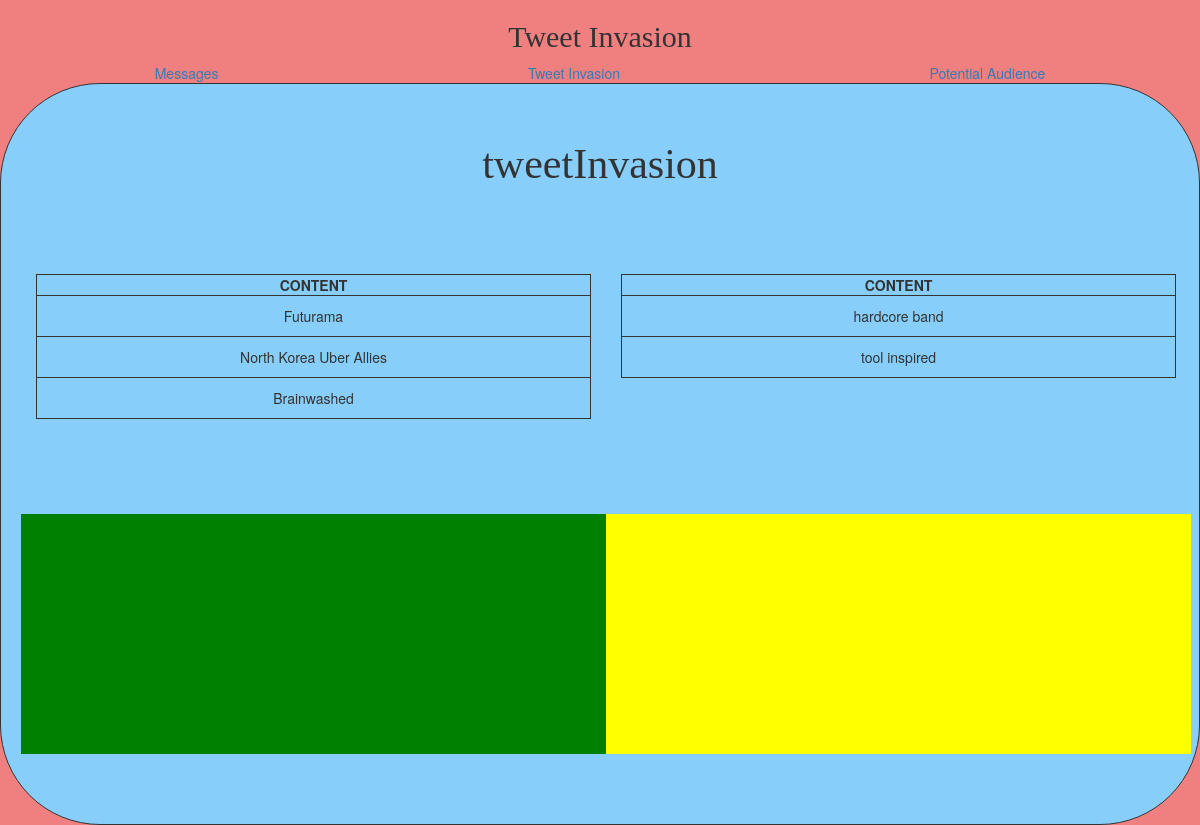
The page / on the database its author committed.
### tables this page shows
CREATE TABLE "content" (
	"cID"	INTEGER NOT NULL PRIMARY KEY AUTOINCREMENT UNIQUE,
	"link"	TEXT,
	"title"	TEXT
);

### tweetHome.py (the view)
@app.route('/')
def tweetInvasion():
    contents = getContent()
    audience = getAudiences()
    return render_template('tweetInvasion.html', contents=contents, audience=audience)

### tweetHome.py (called while the page is built)
def getContent():
    con = sql.connect("TWIdatabase.db")
    con.row_factory = sql.Row
    cur = con.cursor()
    cur.execute('select title, cID from content')
    content = cur.fetchall()
    if len(content) == 0:
        content = 'empty'
    con.close()
    return content

def getAudiences():
    con = sql.connect("TWIdatabase.db")
    con.row_factory = sql.Row
    cur = con.cursor()
    cur.execute("SELECT sum(followers) as fl, name from audience group by name")
    row = cur.fetchall()
    con.close()
    if len(row) == 0:
        row = 'empty'
    return row

### templates/tweetInvasion.html
{% extends 'home.html' %}
{% block content %}
    <div class='mainObject'>
            <div style='padding:30px; font-size:3em; font-family:Times New Roman'>tweetInvasion</div>
            <div class="container" style='margin:50px auto'>
                <div class="row">
                    <div style='height:30vh; overflow-y:scroll' class="col-md-6 udContainer">
                        {% if contents is string %}
                            <div style='padding:30px; font-size:1.5em'>No messages here, write one!</div>
                        {% else %}
                            <table style='width:100%'>
                                <thead>
                                    <th style='text-align:center'>
                                        <div ><b>CONTENT</b></div>
                                    </th>
                                </thead>
                                {% for content in contents %}
                                    <tr>
                                        <td class='rowHover2' data-id='{{content["cID"]}}'>{{content['title']}}</td>
                                    </tr>
                                {% endfor %}
                            </table>
                        {% endif %}
                    </div>
                    <div style='height:30vh; overflow-y:scroll' class="col-md-6 udContainer">
                        {% if audience is string %}
                            <div style='padding:30px; font-size:1.5em'>No messages here, write one!</div>
                        {% else %}
                            <table style='width:100%'>
                                <thead>
                                    <th style='text-align:center'>
                                        <div ><b>CONTENT</b></div>
                                    </th>
                                </thead>
                                {% for au in audience %}
                                    <tr>
                                        <td class='rowHover2'>{{au['name']}}</td>
                                    </tr>
                                {% endfor %}
                            </table>
                        {% endif %}
                    </div>
                </div>
                <div class="row">
                    <div style='height:30vh; background-color:green' class="col-md-6">
                    </div>
                    <div style='height:30vh; background-color:yellow' class="col-md-6">
                    </div>
                </div>
            </div>
    </div>
{% endblock %}

### static/style.css (style rules this page uses)
.mainObject { padding: 20px; margin: auto; text-align: center; }
.udContainer td { padding:10px !important; border: 0.5px solid; }
.udContainer th { border: 0.5px solid; }
.udContainer { width:45vw; margin:auto; overflow:hidden; text-align:center }
.udContainer tr { border:solid 1px }

### rows shown on the page
content: title "Futurama"
content: title "North Korea Uber Allies"
content: title "Brainwashed"

### other values the page prints
{{ au['name'] }} "hardcore band" "tool inspired"
